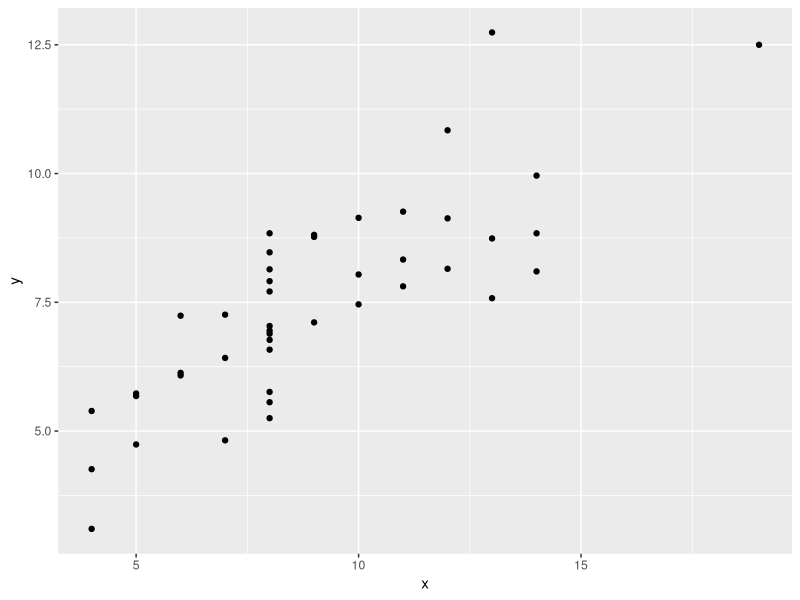
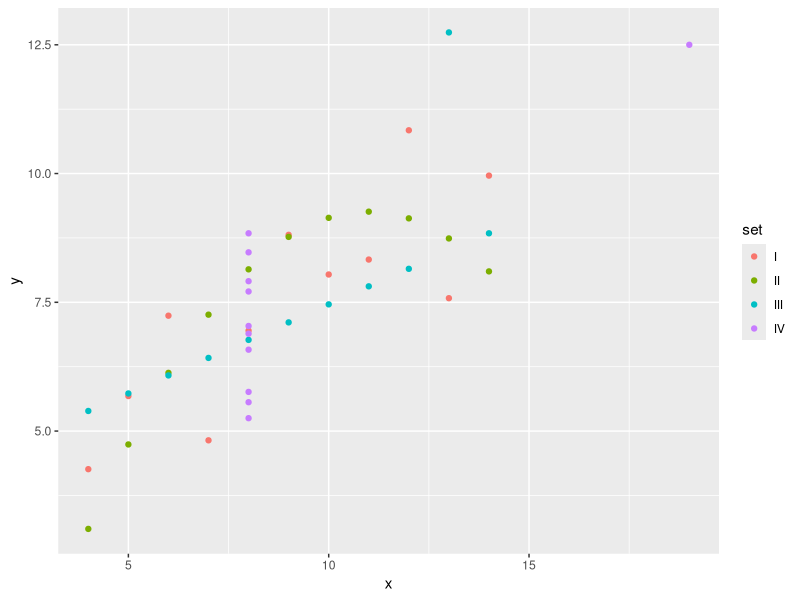
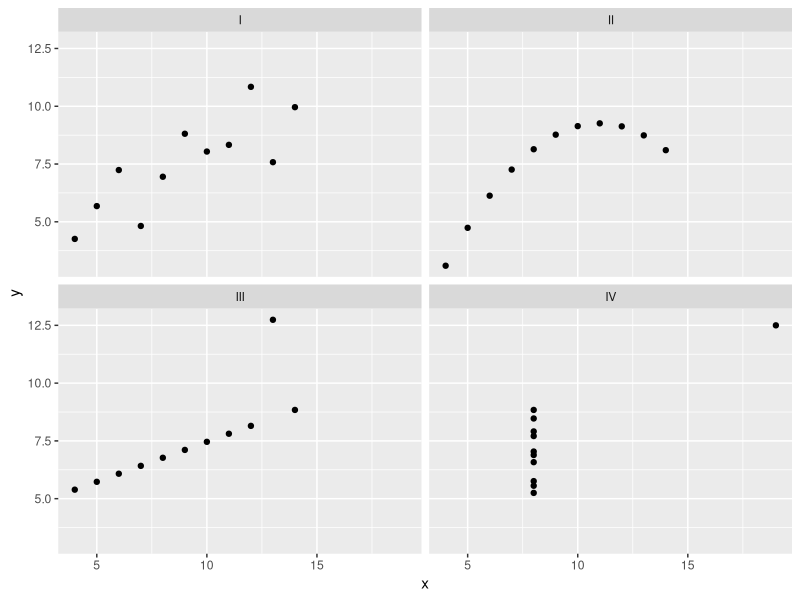
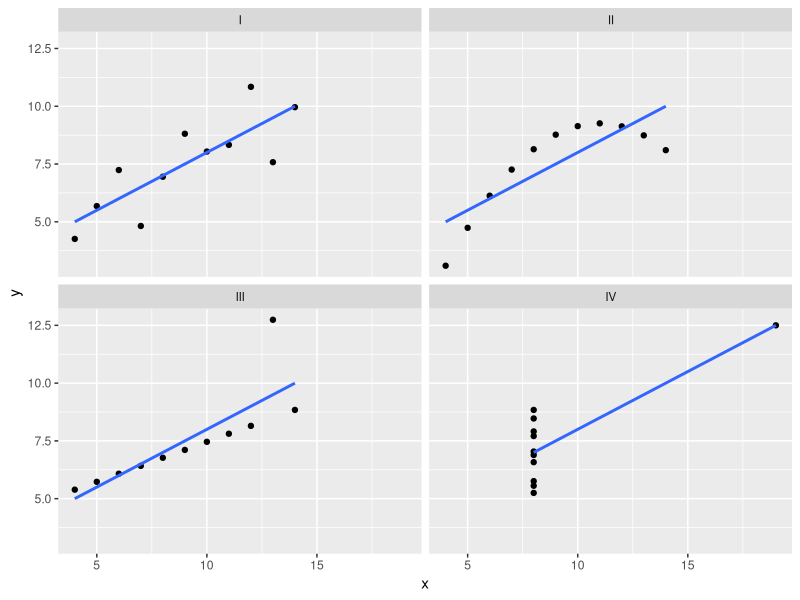
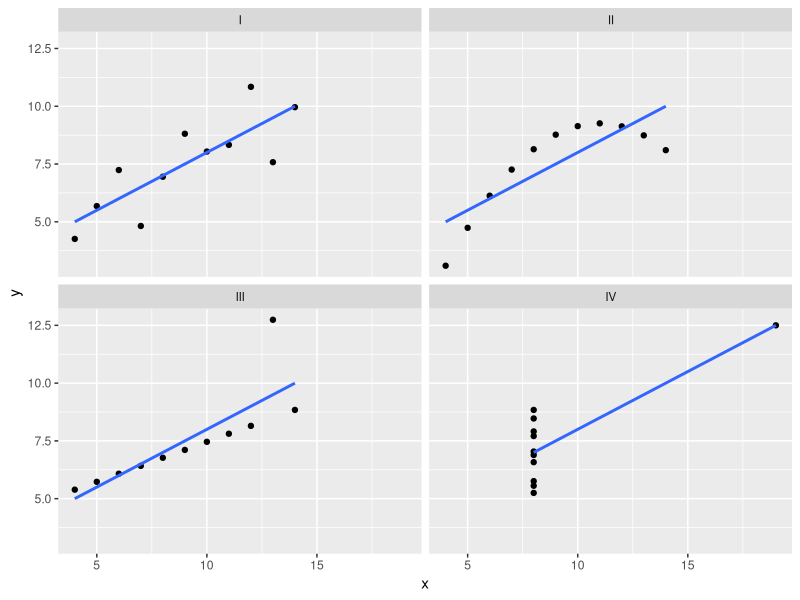

Write the R code that produced these figures, in order.
## ---- chunk 1

# components of the tidyverse
library(dplyr)
library(tidyr)
#
library(ggplot2)

# utilities
library(here)

## ---- chunk 2

anscombe

## ---- chunk 3

anscombe_tidy <- anscombe %>% 
  mutate(observation = seq_len(n())) %>% 
  pivot_longer(-observation, names_to = "variable_set", values_to = "value") %>% 
  separate(variable_set, c("variable", "set"), 1, convert = TRUE) %>%
  mutate(set = c("I", "II", "III", "IV")[set]) %>% 
  pivot_wider(names_from = variable) %>% 
  arrange(set)

anscombe_tidy

## ---- chunk 4

anscombe_tidy %>%
  group_by(set) %>%
  summarize(mean.x = mean(x))

## ---- chunk 5

anscombe_tidy %>%
  group_by(set) %>%
  summarize(mean.x = mean(x),
            mean(y))

## ---- chunk 6

anscombe_tidy %>% 
  group_by(set) %>% 
  summarize(mean(x), 
            sd(x), 
            mean(y), 
            sd(y), 
            cor(x, y))

## ---- chunk 7

library(ggplot2)

## ---- chunk 8

ggplot(anscombe_tidy, aes(x = x, y = y)) + 
  geom_point() 


## ---- chunk 9

ggplot(anscombe_tidy, aes(x, y, colour = set)) + 
  geom_point()


## ---- chunk 10

ggplot(anscombe_tidy, aes(x, y)) + 
  geom_point() + 
  facet_wrap(~set)

## ---- chunk 11

ggplot(anscombe_tidy, aes(x, y)) + 
  geom_point() + 
  geom_smooth(method = lm, se = FALSE) +
  facet_wrap(~set)

## ---- chunk 12

ggplot(anscombe_tidy, aes(x, y)) + geom_point() + geom_smooth(method = lm, se = FALSE) + 
    facet_wrap(~set)

